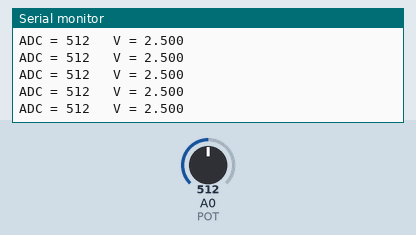
This program was run on a simulated Arduino Uno, built with avr-gcc and run on an emulated ATmega328P. On the bench: the last lines printed to the serial monitor. Inputs (shaded band) come from the test bench; at power-on: A0 (POT) = 512.

Above: at 1.2 s.
1.3 s: A0 (POT) set to 716
At 1.56 s:
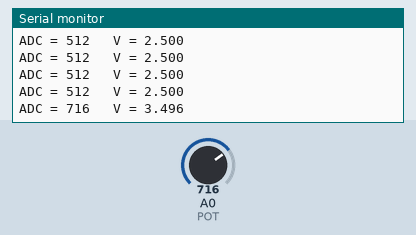
2.8 s: A0 (POT) set to 900
At 2.97 s:
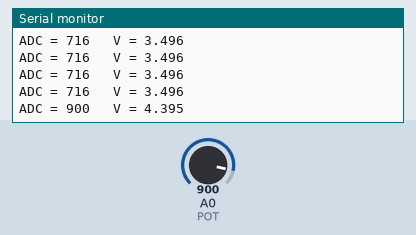
Timing chart, 0 to 5.8 s (numbered marks = the images above; inputs shaded):
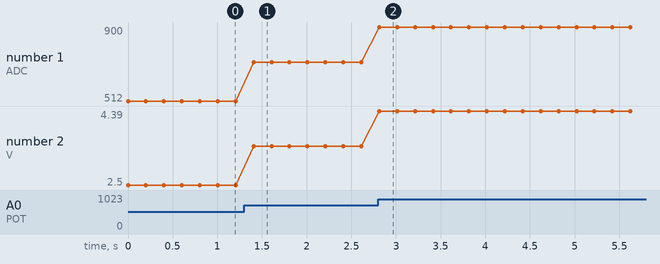

The program:

main.cpp
```cpp
/*=======================================================*/
// AnalogReadSerial : 가변저항 전압을 읽어 숫자와 전압으로 본다
//
// 교재 6장 실습 6-1. ADC 의 기본이다. 지금까지 읽은 입력은 HIGH 아니면 LOW
// 였는데, 여기서 처음 그 중간 값을 읽는다.
//
// 연결
//   가변저항 양 끝  : 5V 와 GND
//   가변저항 와이퍼 : A0
//
// analogRead 는 0~1023 을 돌려준다. 10비트이므로 1024 단계다.
// 반환값을 int 로 받는다. byte(0~255)로는 1023 을 담을 수 없다.
//
// 전압으로 바꾸는 식은 데이터시트에서 온다.
//   데이터시트 : ADC = Vin × 1024 / Vref
//   따라서      : Vin = ADC × Vref / 1024
// 아두이노 예제들은 관습적으로 1023 으로 나눈다. 5V 기준에서 두 값의 차이는
// 5 mV 아래라 실용상 문제가 없지만, 이 책은 데이터시트를 따라 1024 로 나눈다.
//
// 선행 학습 : 03_UART_Communication/10_Serial      다음 단계 : 40_ADC_Buttons
/*=======================================================*/
#include <Arduino.h>

const uint8_t POT = A0;
const float VREF = 5.0;

void setup()
{
  Serial.begin(9600);
}

void loop()
{
  int adc = analogRead(POT);            // 0 ~ 1023
  float voltage = adc * VREF / 1024.0;  // 실수로 나눈다. 정수 나눗셈은 버림이 된다

  Serial.print("ADC = ");
  Serial.print(adc);
  Serial.print("   V = ");
  Serial.println(voltage, 3);           // 소수 셋째 자리까지

  delay(200);
}
```

Measured:
- after the input at 1.3 s, the serial monitor: prints a new line after 0.11 s (image 1)
- after the input at 2.8 s, the serial monitor: prints a new line at once (image 2)
- plotted number 1: 512 → 716 after the input at 1.3 s, 716 → 900 after the input at 2.8 s
- plotted number 2: 2.5 → 3.5 after the input at 1.3 s, 3.5 → 4.39 after the input at 2.8 s
